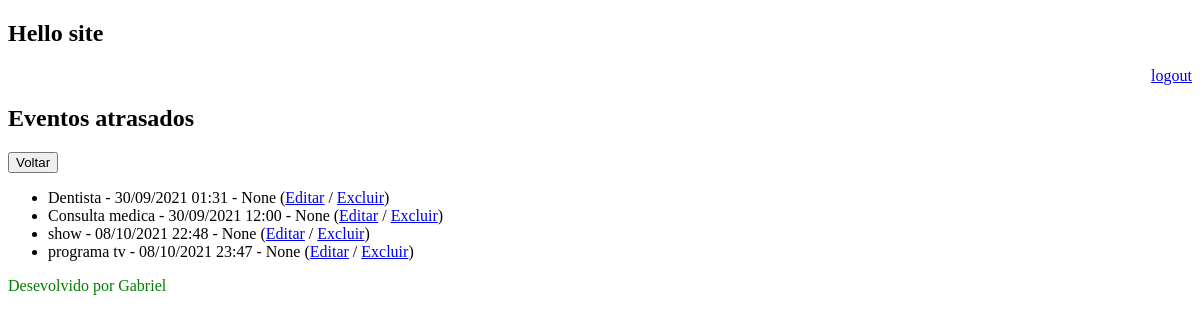
The page /agenda/eventos_passados (signed in) on the database as committed earlier.
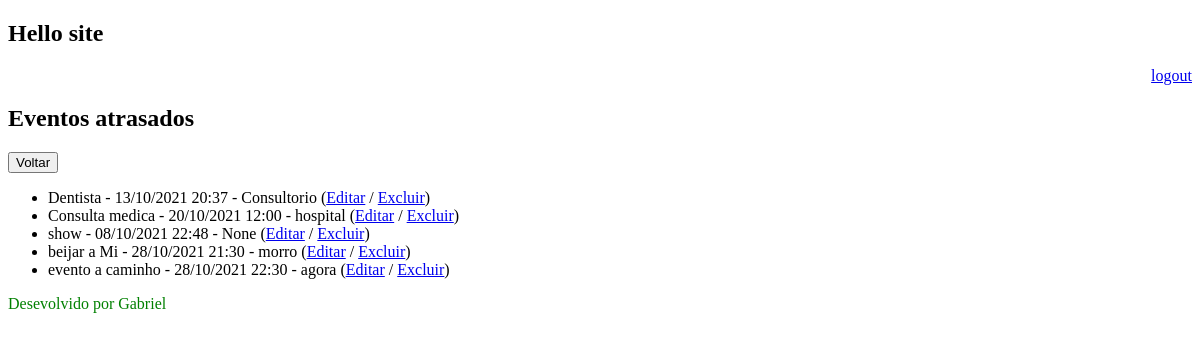
The same page on the database as committed later.
### core/models.py (models this page shows, shortened)
class Evento(models.Model):
    titulo = models.CharField(max_length=100)
    descricao = models.TextField(blank=True, null=True)
    data_evento = models.DateTimeField()
    data_criacao = models.DateTimeField(auto_now=True)
    usuarios = models.ForeignKey(User, on_delete=models.CASCADE)
    local = models.CharField(blank=True, null=True, max_length=100)
    class Meta:
        db_table = 'evento'
    def get_data_evento(self):
        return self.data_evento.strftime('%d/%m/%Y %H:%M')
    def get_local_evento(self):
        return self.local

### core/views.py (the view)
# urls.py: path('agenda/eventos_passados', views.eventos_passados),
@login_required(login_url='/login/')
def eventos_passados(request):
    pessoa_que_esta_usando = request.user
    data_agora = datetime.now() - timedelta(hours=1)
    eventos_atrados = Evento.objects.filter(usuarios=pessoa_que_esta_usando, data_evento__lt=data_agora)
    lista_eventos_atrasados = {'eventos_atrasados':eventos_atrados}
    return render (request, 'events_pass.html', lista_eventos_atrasados)

### templates/events_pass.html
{% extends "header.html" %}
{% block content %}
<h2>Eventos atrasados</h2>
    <a href="/">
        <button type='button'>Voltar</button>
    </a>
    <ul>
        {% for c in eventos_atrasados %}
        <li>
            {{ c.titulo }} - {{ c.get_data_evento }} - {{ c.get_local_evento}}
            (<a href="evento/?id={{ c.id }} ">Editar</a>
            / <a href="evento/delete/{{ c.id }}">Excluir</a>)
        </li>
        {% endfor %}
    </ul>
{% endblock %}

### templates/header.html (shortened to what this page needs)
<!DOCTYPE html>
<html lang="en">
<head>
</head>
<nav>
    <h1>Hello site</h1>
    <div align="right"><a href="/logout">logout</a></div>
</nav>
<body>
    {% block content %} {% endblock %}
</body>
{% include "footer.html" %}
</html>

### templates/footer.html
<p style="color: green">Desevolvido por Gabriel</p>

Rows that differ between the two databases and show on the page:
removed Evento: titulo "programa tv", get_data_evento "08/10/2021 23:47", get_local_evento "None"
changed Evento "Dentista": get_data_evento "30/09/2021 01:31" → "13/10/2021 20:37"; get_local_evento "None" → "Consultorio"
changed Evento "Consulta medica": get_data_evento "30/09/2021 12:00" → "20/10/2021 12:00"; get_local_evento "None" → "hospital"
added Evento: titulo "beijar a Mi", get_data_evento "28/10/2021 21:30", get_local_evento "morro"
added Evento: titulo "evento a caminho", get_data_evento "28/10/2021 22:30", get_local_evento "agora"
